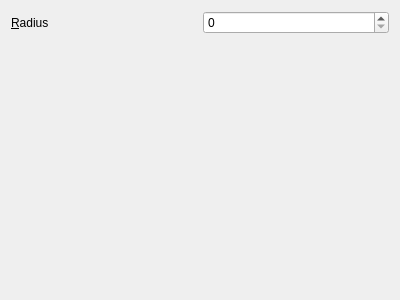
<ui version="4.0" >
 <class>KWin::LookingGlassEffectConfigForm</class>
 <widget class="QWidget" name="KWin::LookingGlassEffectConfigForm" >
  <property name="geometry" >
   <rect>
    <x>0</x>
    <y>0</y>
    <width>400</width>
    <height>300</height>
   </rect>
  </property>
  <layout class="QGridLayout" >
   <item row="0" column="0" >
    <widget class="QLabel" name="label" >
     <property name="text" >
      <string>&amp;Radius</string>
     </property>
     <property name="buddy" >
      <cstring>radiusSpin</cstring>
     </property>
    </widget>
   </item>
   <item row="0" column="1" >
    <widget class="QSpinBox" name="radiusSpin" >
     <property name="maximum" >
      <number>500</number>
     </property>
    </widget>
   </item>
   <item row="1" column="0" colspan="2" >
    <widget class="KShortcutsEditor" native="1" name="editor" />
   </item>
  </layout>
 </widget>
 <customwidgets>
  <customwidget>
   <class>KShortcutsEditor</class>
   <extends>QWidget</extends>
   <header location="global" >kshortcutseditor.h</header>
   <container>1</container>
  </customwidget>
 </customwidgets>
 <resources/>
 <connections/>
</ui>
